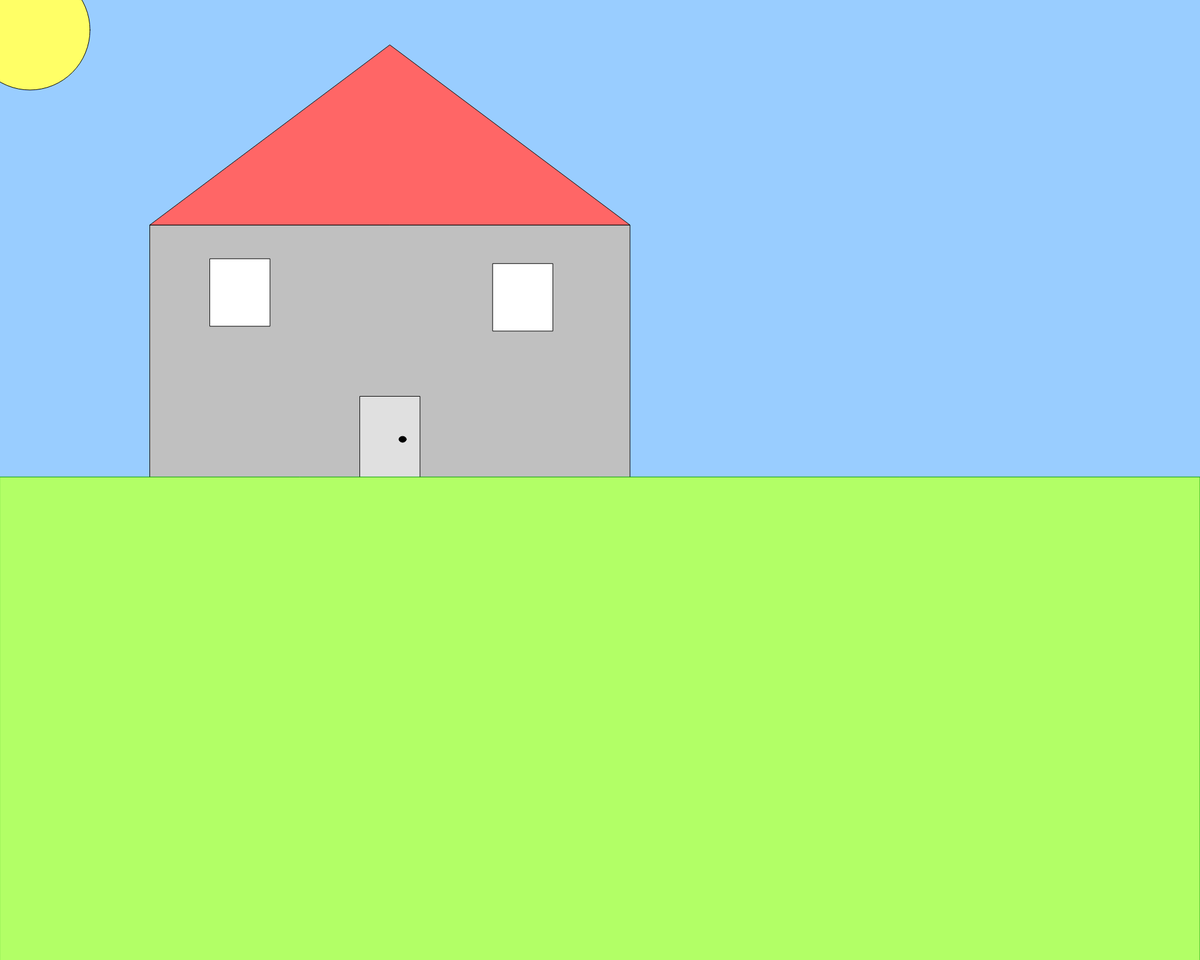
Frame 1 (no input)
Frame 60 (no input): identical to frame 1, image omitted
Frame 120 (the mouse pressed at the canvas centre since frame 60): identical to frame 1, image omitted

The p5.js sketch that drew this single still picture (run headless with seeded random() and noise() and a simulated clock; from frame 60 on, the mouse is pressed at the canvas centre):

// p5.js sketch
// ── sketch.js
/*
House Assignment
Created by Kayden Jiwa
March 18, 2019
*/

function setup() {

  createCanvas(2000,1600);
}

function draw() {
   //variables
   let width=800;
   let height=width/8*4.5;
   let x=250;
   let y=375;

   stroke(0,0,0);
   fill(0,0,0);
//sky
background(153,205,255)
    //base
fill(192,192,192)
    rect(x, y, width, height);
    // roof
   fill(255,102,102)
    triangle(x,y,x+width,y,x+width/2,y-(height/1.5));

    // door
fill(224,224,224);
rectMode(CENTER);
rect(x+width/2,y+height/1.22,width/8, height/2.7)
rectMode(CORNER);


  // door handle
  fill(0,0,0)
  ellipse(x+width/1.9,y+height/1.26,width/65, height/45);


//window
fill(255,255,255)
rect(x+width/8,y+height/8,width/8, height/4)


rect(x+width/1.4,y+height/7,width/8, height/4)

// sun
fill(255,255,102)
ellipse (50,50,200,200)

//grass
stroke(0,150,0);
fill(178,255,102);
rect(0,795,2000,1000);



}
